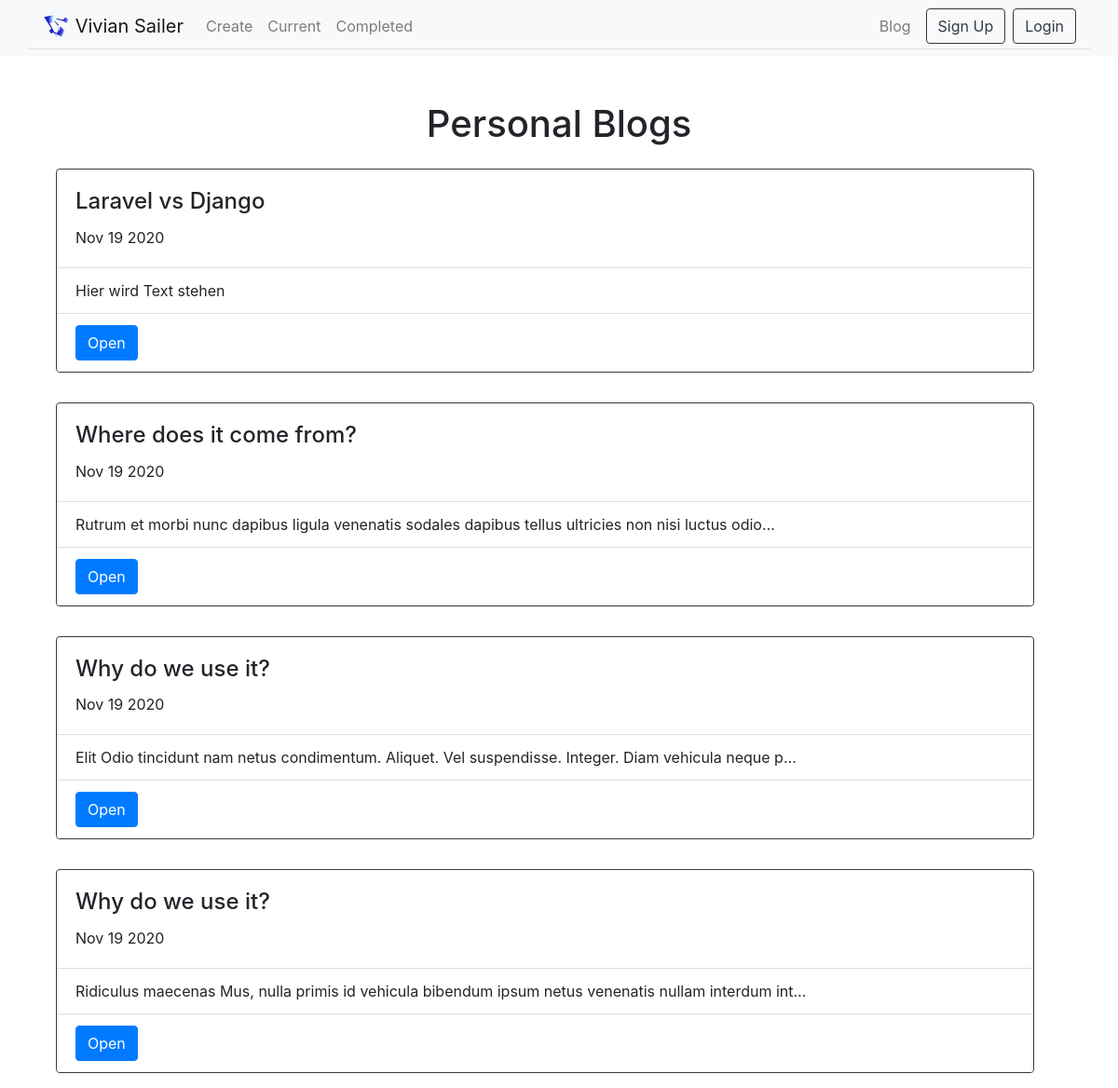
/blog/, run on an earlier commit of the app's database.
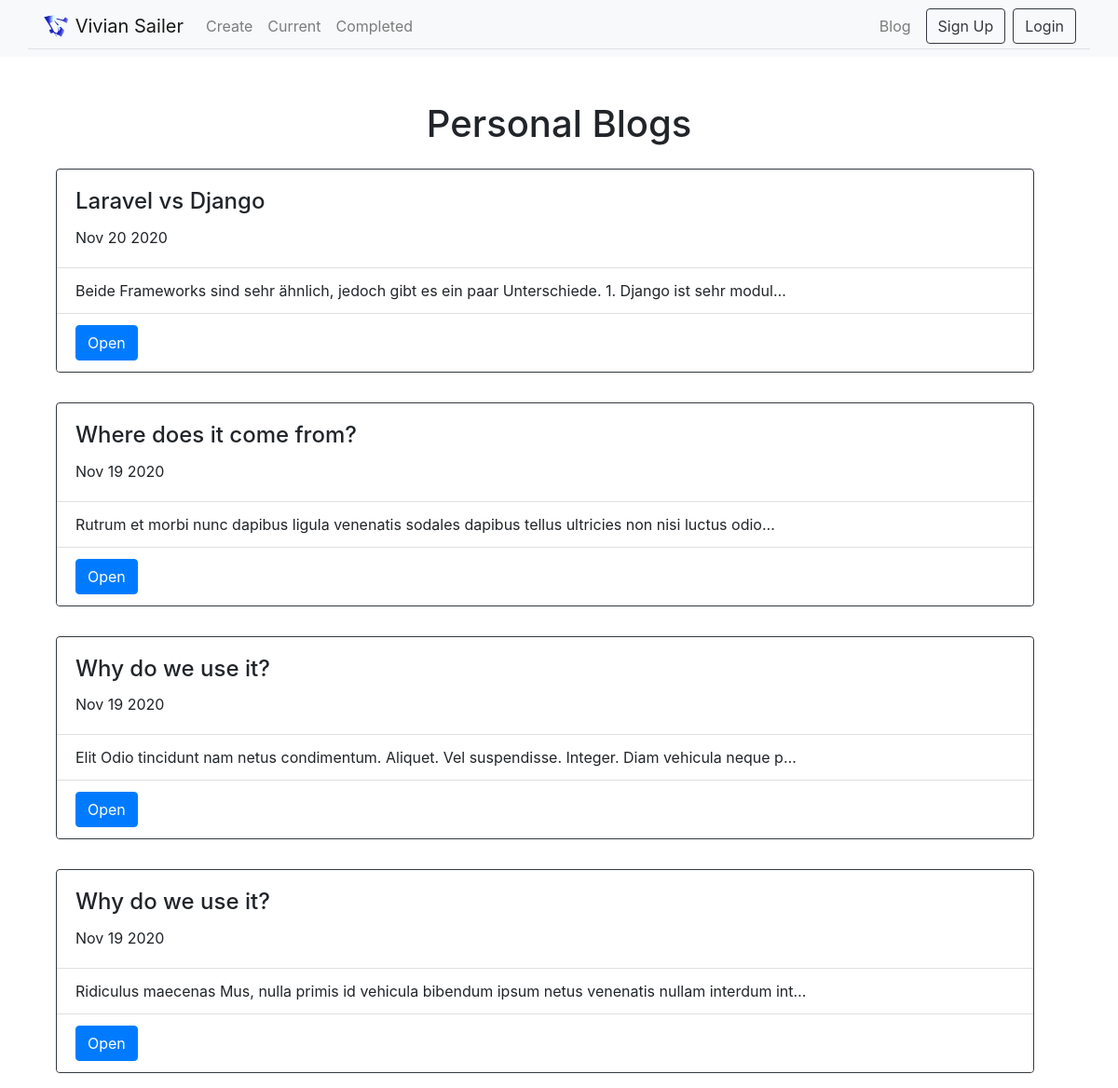
And on a later commit of the database.
### blog/models.py (models this page shows, shortened)
class Blog(models.Model):
    title = models.CharField(max_length=100)
    date = models.DateField()
    desc = models.TextField()

### blog/views.py (the view)
# urls.py: path('', views.all_blogs, name="all_blogs"),
def all_blogs(request):
    blogs = Blog.objects.all()
    return render(request, 'blog/all_blogs.html', {'blogs': blogs})

### blog/templates/blog/all_blogs.html (shortened to what this page needs)
{%extends 'todo/base.html'%}
{% block content %}
{% if not blogs.exists %}
<div class="alert alert-secondary text-center" role="alert">
    <h4 class="alert-heading">No Blogs</h4>
    <p>Blogs are coming soon!.</p>
    <hr>
    <p class="mb-0">After the Administrator has written a blog, it is published here.</p>
</div>
{%else%}
<div class="row justify-content-center mt-5 text-center">
        <div class="col-md-10">
            <h1>Personal Blogs</h1>
        </div>
</div>
<div class="container row">
    {% for blog in blogs %}
    <div class="col-12 mb-3 mt-3">
        <div class="card border border-dark {{todo.important|yesno:'bg-info ,'}} ">
            <div class="card-body {{todo.important|yesno:'text-white,'}}">
                <h4 class="card-title">{{blog.title}}</h4>
                <p class="card-text">{{blog.date|date:'M j Y'}}</p>
            </div>
            <ul class="list-group list-group-flush">
                <li class="list-group-item">
                    {%if not blog.desc%}
                    No Description was entered.
                    {%else%}
                    {{blog.desc|striptags|truncatechars:100}}
                    {%endif%}
                </li>
                <li class="list-group-item"><a href="{% url 'blog:get_blog' blog.id %}" class="btn btn-primary">Open</a></li>
            </ul>
        </div>
    </div>
    {%endfor%}
</div>
{%endif%}
{%endblock%}

### todo/templates/todo/base.html (shortened to what this page needs)
{% load static %}
<!doctype html>
<html lang="en">
<head>
    <link rel="stylesheet" href="{% static 'css/style.css' %}">
    <link rel="stylesheet" href="https://stackpath.bootstrapcdn.com/bootstrap/4.3.1/css/bootstrap.min.css"
>
</head>
<body>
<nav class="navbar navbar-expand-sm navbar-light bg-light ">
    <div class="container border-bottom pb-1">
        <a class="navbar-brand" href="{% url 'home' %}">
            <img src="{% static 'todo/logo.png' %}" width="30" height="30" class="d-inline-block align-top">
            <span>Vivian Sailer</span>
        </a>
        <div class="collapse navbar-collapse" id="collapsibleNavId">
            <ul class="navbar-nav mr-auto mt-2 mt-lg-0">
                <li class="nav-item">
                    <a class="nav-link" href="{% url 'createtodos' %}">Create</a>
                </li>
                <li class="nav-item">
                    <a class="nav-link" href="{% url 'currenttodos' %}">Current</a>
                </li>
                <li class="nav-item">
                    <a class="nav-link" href="{% url 'completedtodos' %}">Completed</a>
                </li>
            </ul>
            <ul class="navbar-nav ml-auto mt-2 mt-lg-0">
                <li class="nav-item">
                    <a class="nav-link" href="{%url 'blog:all_blogs'%}">Blog</a>
                </li>
                {% if user.is_authenticated %}
                <form class="form-inline ml-2" method="post" action="{% url 'logoutuser' %}">
                    {% csrf_token %}
                    <button class="btn btn-outline-dark" type="submit">Logout</button>
                </form>
                {% else %}
                <li class="form-inline ml-2">
                    <a class="btn btn-outline-dark" href="{% url 'signupuser' %}">Sign Up</a>
                </li>
                <li class="form-inline ml-2">
                    <a class="btn btn-outline-dark" href="{% url 'loginuser' %}">Login</a>
                </li>
                {% endif %}
            </ul>
        </div>
    </div>
</nav>
<div class="container">
    {%block content%}{%endblock%}
</div>
</body>
</html>

What changed in the data, as far as the page shows it:
changed Blog "Laravel vs Django": date "Nov 19 2020" → "Nov 20 2020"; desc "Hier wird Text stehen" → "Beide Frameworks sind sehr ähnlich, jedoch gibt es ein paar Unterschiede. 1. Django ist sehr modul…"
